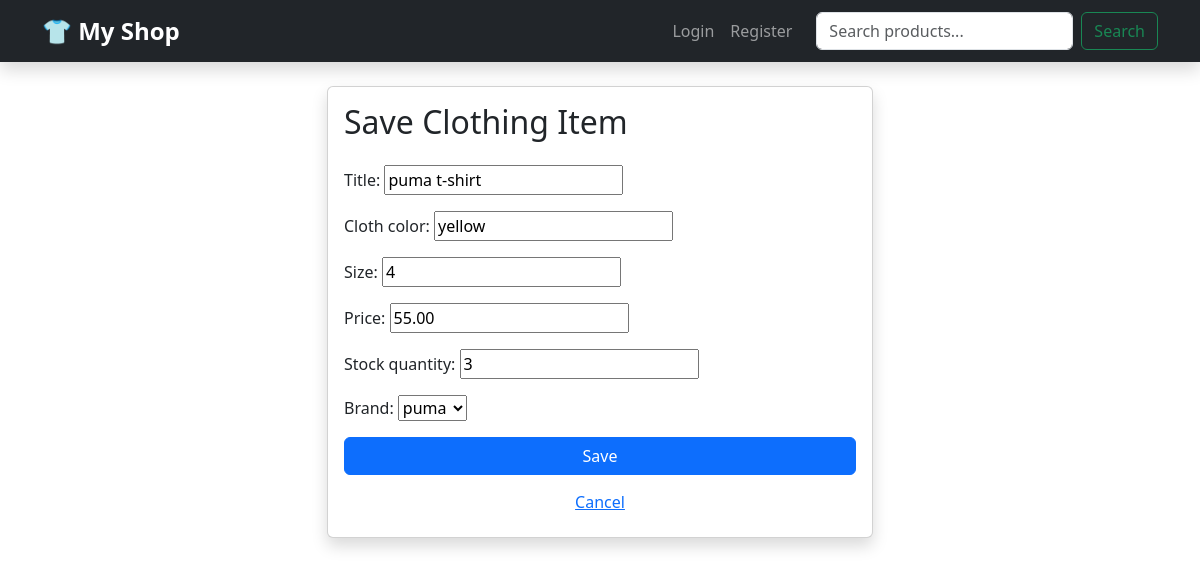
The app's page /cloth/3/edit/ with its own data.
### clothing_shop/models.py (models this page shows, shortened)
class Cloth(models.Model):
    title = models.CharField(max_length=100, default="Clothing Item")
    cloth_color = models.CharField(max_length=30)
    size = models.IntegerField()
    price = models.DecimalField(max_digits=10, decimal_places=2, default=0)
    stock_quantity = models.PositiveIntegerField(default=0)
    is_available = models.BooleanField(default=True)
    category = models.CharField(
        max_length=20,
        choices=CATEGORY_CHOICES,
        default="T-SHIRTS"
    )
    brand = models.ForeignKey(
        ClothBrand,
        on_delete=models.CASCADE,
        related_name='items',
    )

### clothing_shop/views.py (the view)
# urls.py: path('cloth/<int:pk>/edit/', views.ClothUpdateView.as_view(), name='cloth_update'),
class ClothUpdateView(UpdateView):
    model = Cloth
    template_name = 'cloth_form.html'
    fields = ['title', 'cloth_color', 'size', 'price', 'stock_quantity', 'brand']
    success_url = reverse_lazy('cloth_list')

### clothing_shop/models.py (called while the page is built)
    def __str__(self):
        return self.name

### templates/cloth_form.html (shortened to what this page needs)
{% extends "base.html" %}
{% block content %}
<div class="row justify-content-center">
    <div class="col-md-6">
        <div class="card shadow">
            <div class="card-body">
                <h2 class="mb-4">Save Clothing Item</h2>
                <form method="post">
                    <div class="mb-3">
                        {{ form.as_p }}
                    </div>
                    <button type="submit" class="btn btn-primary w-100">Save</button>
                    <a href="{% url 'cloth_list' %}" class="btn btn-link w-100 mt-2">Cancel</a>
                </form>
            </div>
        </div>
    </div>
</div>
{% endblock %}

### records on screen
Cloth: title "puma t-shirt", cloth_color "yellow", size "4", price "55.00", stock_quantity "3", brand "puma"
